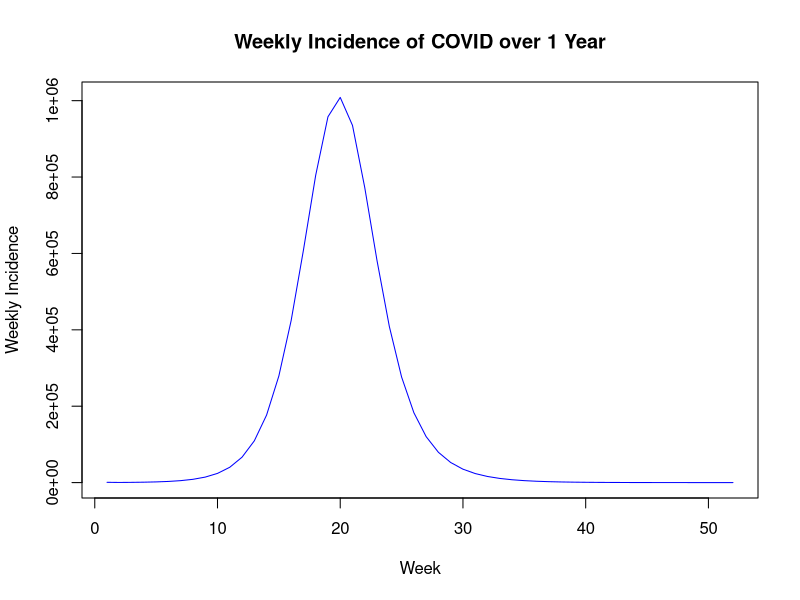
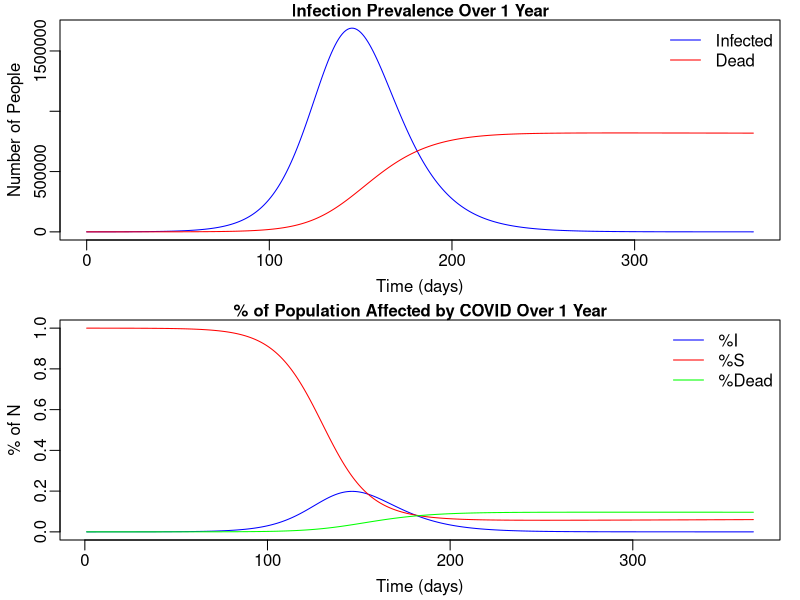
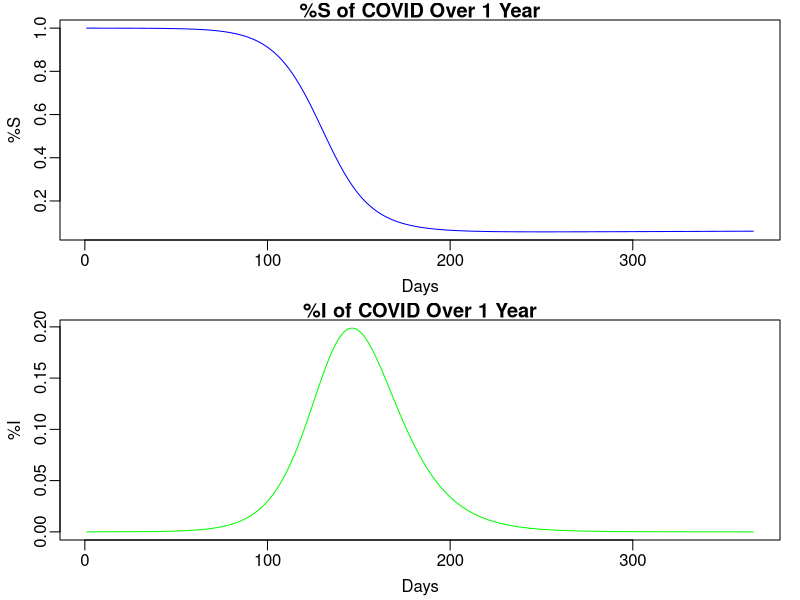
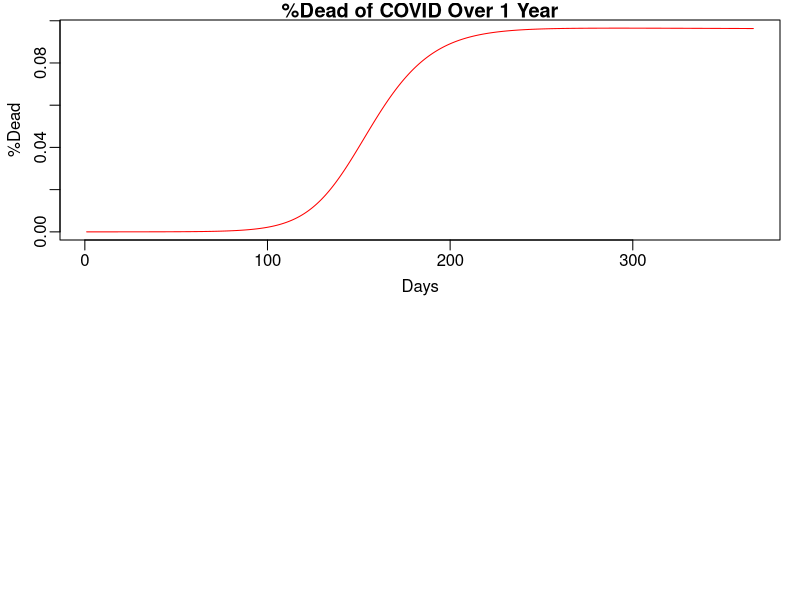

The R source for these figures, in order: (Note: this script raises an error after producing the figures.)
library(deSolve)

#Documented cases only 
COVID=function(t,state,parameters){
  with(as.list(c(state,parameters)),{
    
    # rate of change for DOCUMENTED cases
    dS =  -S/N * (beta.I * I + beta.H * H) + mu*N - mu*S;
    dE = S/N * (beta.I * I + beta.H * H)  -  alpha*E -mu*E;
    dI = alpha*E - I*( (gamma_h*theta1*(1-delta2)) + (gamma_f*(1-theta1)*(1-delta2)) + (gamma_i*(1-theta1)*delta2) ) - mu*I;
    dH = gamma_h*theta1*(1-delta2)*I - H*( (gamma_d*delta1)  +  (gamma_r*(1-delta1)) ) - mu*H;
    dR = gamma_r*(1-delta1)*H + (gamma_f*(1-theta1)*(1-delta2))*I - mu*R;
    dDead = (gamma_i*(1-theta1)*delta2)*I + H*(gamma_d*delta1) - mu*Dead;
    dcumInci = alpha * E; # cumulative incidence
    
    # return the rate of change
    list(c(dS,dE, dI,dH, dR, dDead, dcumInci))
  }) # end with(as.list...)
}

N=8500000;
I0=21;
E0=20*I0;
cumInci0=E0+I0;
H0=R0=Dead0=0;
S0=N-I0-E0;
state=c(S=S0,E=E0,I=I0,H=H0,R=R0,Dead=Dead0,cumInci=cumInci0)

## parameters for the COVID outbreak 2019 for DOCUMENTED cases with no intervention
# no intervention
R_0 = 2.7 #from (Wang et al, 2020)
alpha = 1/6.4 #latent period
gamma_f = 1/20.5 #from infected to recovered without hospitalization
gamma_i = 1/16 #from infection to death
gamma_h = 1/5.8 #from infected to hospitalized
gamma_d = 1/(16-5.8) #from hospitalization to death
gamma_r = 1/7 #rate of recovery
mu = 1/(78.7*365) #birth/death rate = 1/life expectancy in days

theta1 = 0.21 #proportion of infected who are hospitalized
delta1 = 0.26 #case fatality rate for hospitalized infections
delta2 = 0.0139 #case fatality rate for non-hospitalized infections

beta.I = ((gamma_h*theta1*(1-delta2)) + (gamma_f*(1-theta1)*(1-delta2)) + (gamma_i*(1-theta1)*delta2)+mu)*R_0*((alpha+mu)/alpha) #transmission in the community
beta.H = 1/9.5 #transmission rate in hospital

docparms.NoCtrl= c(alpha=alpha,
                   beta.I=beta.I,
                   beta.H=beta.H,
                   gamma_f=gamma_f,
                   gamma_i=gamma_i,
                   mu=mu,
                   gamma_h=gamma_h,
                   gamma_d=gamma_d,
                   gamma_r=gamma_r,
                   theta1=theta1,
                   delta1=delta1,
                   delta2=delta2)

times=seq(0,365,by=1) # run for 10 years
COVID.sim=ode(y=state,times=times,func=COVID,parms=docparms.NoCtrl);
inci=COVID.sim[seq(7,nrow(COVID.sim),by=7),'cumInci']-c(0,COVID.sim[seq(7,nrow(COVID.sim)-7,by=7),'cumInci']) #weekly incidence
  #plot 
  plot(inci,ylab='Weekly Incidence',xlab='Week',type='l',lwd=1, main="Weekly Incidence of COVID over 1 Year",col='blue')

death_week=COVID.sim[seq(7,nrow(COVID.sim),by=7),'Dead']-c(0,COVID.sim[seq(7,nrow(COVID.sim)-7,by=7),'Dead']) #weekly incidence of death


i.sim=COVID.sim[,'I']/N  # %I
s.sim=COVID.sim[,'S']/N #%S
d.sim=COVID.sim[,'Dead']/N # %Dead
all.sim=cbind(i.sim,s.sim,d.sim)

#Plot 
par(mfrow=c(2,1),mar=c(3,3,1,1),mgp=c(1.8,.5,0))
matplot(COVID.sim[,'time'], COVID.sim[,c('I','Dead')],type='l', 
        lwd=1,col=c('blue','red'),lty=1, main='Infection Prevalence Over 1 Year', cex.main=1,
        ylab='Number of People',xlab='Time (days)')
legend('topright',c('Infected','Dead'),col=c('blue','red'),
       lty=1, cex=1, lwd=1, bty='n')

matplot(all.sim[,c('i.sim','s.sim','d.sim')],type='l', 
     lwd=1,col=c('blue','red','green'),lty=1, main='% of Population Affected by COVID Over 1 Year', cex.main=1,
     ylab='% of N',xlab='Time (days)')
legend('topright',c('%I','%S','%Dead'),col=c('blue','red','green'),
       lty=1, cex=1, lwd=1, bty='n')

par(mfrow=c(2,1),mar=c(3,3,1,1),mgp=c(1.8,.5,0))
plot(s.sim,ylab='%S',xlab='Days',type='l',lwd=1, main="%S of COVID Over 1 Year",col='blue')
plot(i.sim,ylab='%I',xlab='Days',type='l',lwd=1, main="%I of COVID Over 1 Year",col='green')
plot(d.sim,ylab='%Dead',xlab='Days',type='l',lwd=1, main="%Dead of COVID Over 1 Year",col='red')


##################### Risk Structured Model with Documented and Undocumented Cases #####################
COVID_risk=function(t,state,parameters){
  with(as.list(c(state,parameters)),{
    
    # rate of change for DOCUMENTED cases
    dSD =  -SD/N * (beta.IDD*ID + beta.IDU*ID + beta.H*HD + beta.H*HD ) + mu*ND - mu*SD;
    dED = SD/N * (beta.IDD* ID + beta.IDU*ID + beta.H*HD + beta.H*HD )  -  alpha*ED -mu*ED;
    dID = alpha*ED - ID*( (gamma_h*theta1*(1-delta2)) + (gamma_f*(1-theta1)*(1-delta2)) + (gamma_i*(1-theta1)*delta2) ) - mu*ID;
    dHD = gamma_h*theta1*(1-delta2)*ID - HD*( (gamma_d*delta1)  +  (gamma_r*(1-delta1)) ) - mu*HD;
    dRD = gamma_r*(1-delta1)*HD + (gamma_f*(1-theta1)*(1-delta2))*ID -mu*RD;
    dDeadD = (gamma_i*(1-theta1)*delta2)*ID+ HD*(gamma_d*delta1) -mu*DeadD;
    dcumInciD = alpha * ED; # cumulative incidence
    
    # rate of change for UNDOCUMENTED cases
    dSU =  -SU/N * (beta.IUU*IU + beta.IUD*IU) + mu*NU - mu*SU;
    dEU = SU/N * (beta.IUU*IU + beta.IUD*IU)  -  alpha*EU -mu*EU;
    dIU = alpha*EU - IU*( (gamma_f*(1-delta2)) + (gamma_i*delta2) ) - mu*IU;
    dRU = (gamma_f*(1-delta2))*IU + mu*RU ;
    dDeadU = (gamma_i*(1-theta2)*delta2)*IU - mu*DeadU;
    dcumInciU = alpha * EU; # cumulative incidence
    
    # return the rate of change
    list(c(dSD, dSU, dED, dEU, dID, dIU, dHD, dRD, dRU, dDeadD, dDeadU, dcumInciD, dcumInciU))
  }) # end with(as.list...)
}

N=8500000;
ND=N*(1-0.86);
ID_0=21;
ED_0=20*ID_0;
SD_0=ND-ID_0-ED_0;
cumInciD_0=ED_0+ID_0;
HD_0=RD_0=DeadD_0=0;

NU=N*0.86;
IU_0=21;
EU_0=20*IU_0;
SU_0=NU-IU_0-EU_0;
cumInciU_0=EU_0+IU_0;
RU_0=DeadU_0=0;

state_risk=c(SD=SD_0, SU=SU_0, ED=ED_0, EU=EU_0, ID=ID_0, IU=IU_0, 
             HD=HD_0,RD=RD_0, RU=RU_0, DeadD=DeadD_0, DeadU=DeadU_0, cumInciD=cumInciD_0, cumInciU=cumInciU_0)

## parameters for the COVID outbreak 2019 for risk structured model with no intervention
# no intervention
R_0 = 2.7 #from (Wang et al, 2020)
RD_0= 1.34 #simulated from (Li et al, 2020)
beta.IDD = ((gamma_h*theta1*(1-delta2)) + (gamma_f*(1-theta1)*(1-delta2)) + (gamma_i*(1-theta1)*delta2)+mu)*RU_0*((alpha+mu)/alpha) #transmission from D to U
beta.IUU = ((gamma_f*(1-theta1)*(1-delta2)) + (gamma_i*(1-theta1)*delta2)+mu)*R_0*((alpha+mu)/alpha) #transmission in community
beta.IUD = beta.IDU = 0.52
beta.H = 1/9.5 #transmission rate in hospital

beta.H = 1/9.5 #transmission rate in hospital
alpha = 1/6.4 #latent period
gamma_f = 1/20.5 #from infected to recovered without hospitalization
gamma_i = 1/16 #from infection to death
gamma_h = 1/5.8 #from infected to hospitalized
gamma_d = 1/(16-5.8) #from hospitalization to death
gamma_r = 1/7 #rate of recovery
mu = 1/(78.7*365) #birth/death rate = 1/life expectancy in days
theta1 = 0.21 #proportion of infected who are hospitalized
delta1 = 0.26 #case fatality rate for hospitalized infections
delta2 = 0.0139 #case fatality rate for non-hospitalized infections

risk.parms= c(alpha=alpha,
                   beta.IDD=beta.IDD,
                   beta.IUU = beta.IUU,
                   beta.IUD = beta.IUD,
                   beta.IDU = beta.IDU,
                   beta.H=beta.H,
                   gamma_f=gamma_f,
                   gamma_i=gamma_i,
                   mu=mu,
                   gamma_h=gamma_h,
                   gamma_d=gamma_d,
                   gamma_r=gamma_r,
                   theta1=theta1,
                   delta1=delta1,
                   delta2=delta2)

times=seq(0,365,by=1) # run for 10 years
COVID_risk.sim=ode(y=state_risk,times=times,func=COVID_risk,parms=risk.parms);
inci_D=COVID_risk.sim[seq(7,nrow(COVID_risk.sim),by=7),'cumInciD']-c(0,COVID_risk.sim[seq(7,nrow(COVID_risk.sim)-7,by=7),'cumInciD']) #weekly incidence
inci_U=COVID_risk.sim[seq(7,nrow(COVID_risk.sim),by=7),'cumInciU']-c(0,COVID_risk.sim[seq(7,nrow(COVID_risk.sim)-7,by=7),'cumInciU']) #weekly incidence
#plot
plot(inci_D,ylab='Weekly Incidence',xlab='Week',type='l',lwd=1, main="Weekly Documented Incidence of COVID over 1 Year",col='blue')
plot(inci_U,ylab='Weekly Incidence',xlab='Week',type='l',lwd=1, main="Weekly Undocumented Incidence of COVID over 1 Year",col='red')

death_weekD=COVID_risk.sim[seq(7,nrow(COVID_risk.sim),by=7),'DeadD']-c(0,COVID_risk.sim[seq(7,nrow(COVID_risk.sim)-7,by=7),'DeadD']) #weekly incidence of death
death_weekU=COVID_risk.sim[seq(7,nrow(COVID_risk.sim),by=7),'DeadU']-c(0,COVID_risk.sim[seq(7,nrow(COVID_risk.sim)-7,by=7),'DeadU']) #weekly incidence of death
death.week.inci = cbind(inci_D,inci_U,death_weekD,death_weekU)
death.week.inci_all = cbind(inci_D+inci_U,death_weekD+death_weekU)

i.sim_risk=(COVID_risk.sim[,'ID']+COVID_risk.sim[,'IU'])/N  # %I
s.sim_risk=(COVID_risk.sim[,'SD']+COVID_risk.sim[,'SU'])/N #%S
d.sim_risk=(COVID_risk.sim[,'DeadD']+COVID_risk.sim[,'DeadU'])/N # %Dead
all.sim_risk=cbind(i.sim_risk,s.sim_risk,d.sim_risk)

combined_sim=cbind(COVID_risk.sim[,'ID']+COVID_risk.sim[,'IU'],COVID_risk.sim[,'SD']+COVID_risk.sim[,'SU'],COVID_risk.sim[,'DeadD']+COVID_risk.sim[,'DeadU'],
                   COVID_risk.sim[,'cumInciD']+COVID_risk.sim[,'cumInciU'], COVID_risk.sim[,'time'])

s.simD=COVID_risk.sim[,'SD']/N #%S
s.simU=COVID_risk.sim[,'SU']/N #%S
s.U =cbind(s.simD,s.simU)

#Plot 
par(mfrow=c(2,1),mar=c(3,3,1,1),mgp=c(1.8,.5,0))
matplot(COVID_risk.sim[,'time'], COVID_risk.sim[,c('cumInciD','DeadD')],type='l', 
        lwd=1,col=c('blue','red'),lty=1, main='Infection Prevalence Over 1 Year with Risk Structured Model', cex.main=1,
        ylab='Number of People',xlab='Time (days)')
legend('right',c('Documented Infected','Documented Dead'),col=c('blue','red','green','purple'),
       lty=1, cex=1, lwd=1, bty='n')
matplot(COVID_risk.sim[,'time'], COVID_risk.sim[,c('cumInciU','DeadU')],type='l', 
        lwd=1,col=c('blue','red'),lty=1, main='Infection Prevalence Over 1 Year with Risk Structured Model', cex.main=1,
        ylab='Number of People',xlab='Time (days)')
legend('topright',c('Undocumented Infected', 'Undocumented Dead'),col=c('blue','red'),
       lty=1, cex=1, lwd=1, bty='n')

matplot(all.sim_risk[,c('i.sim_risk','s.sim_risk','d.sim_risk')],type='l', 
        lwd=1,col=c('blue','red','green'),lty=1, main='% of Population Affected by COVID Over 1 Year', cex.main=1,
        ylab='% of N',xlab='Time (days)')
legend('topright',c('%I','%S','%Dead'),col=c('blue','red','green'),
       lty=1, cex=1, lwd=1, bty='n')

matplot(s.U[,c('s.simD','s.simU')],type='l', 
        lwd=1,col=c('blue','red','green'),lty=1, main='%S of Population Affected by COVID Over 1 Year', cex.main=1,
        ylab='% of N',xlab='Time (days)')
legend('topright',c('Documented','Undocumented'),col=c('blue','red','green'),
       lty=1, cex=1, lwd=1, bty='n')

matplot(death.week.inci[,c('inci_D','death_weekD')],type='l', 
        lwd=1,col=c('green','purple'),lty=1, main='Documented Weekly Incidence vs Death', cex.main=1,
        ylab='% of N',xlab='Time (weeks)')
legend('topleft',c('Incidence','Deaths'),col=c('green','purple'),
       lty=1, cex=1, lwd=1, bty='n')
matplot(death.week.inci[,c('inci_U','death_weekU')],type='l', 
        lwd=1,col=c('green','purple'),lty=1, main='Undocumented Weekly Incidence vs Death', cex.main=1,
        ylab='% of N',xlab='Time (weeks)')
legend('topleft',c('Incidence','Deaths'),col=c('green','purple'),
       lty=1, cex=1, lwd=1, bty='n')

matplot(combined_sim[,c(1,2,3)],type='l', 
        lwd=1,col=c('red','blue','green'),lty=1, main='Undocumented Weekly Incidence vs Death', cex.main=1,
        ylab='% of N',xlab='Time (weeks)')
legend('topright',c('Infected','Susceptible','Dead'),col=c('red','blue','green'),
       lty=1, cex=1, lwd=1, bty='n')
